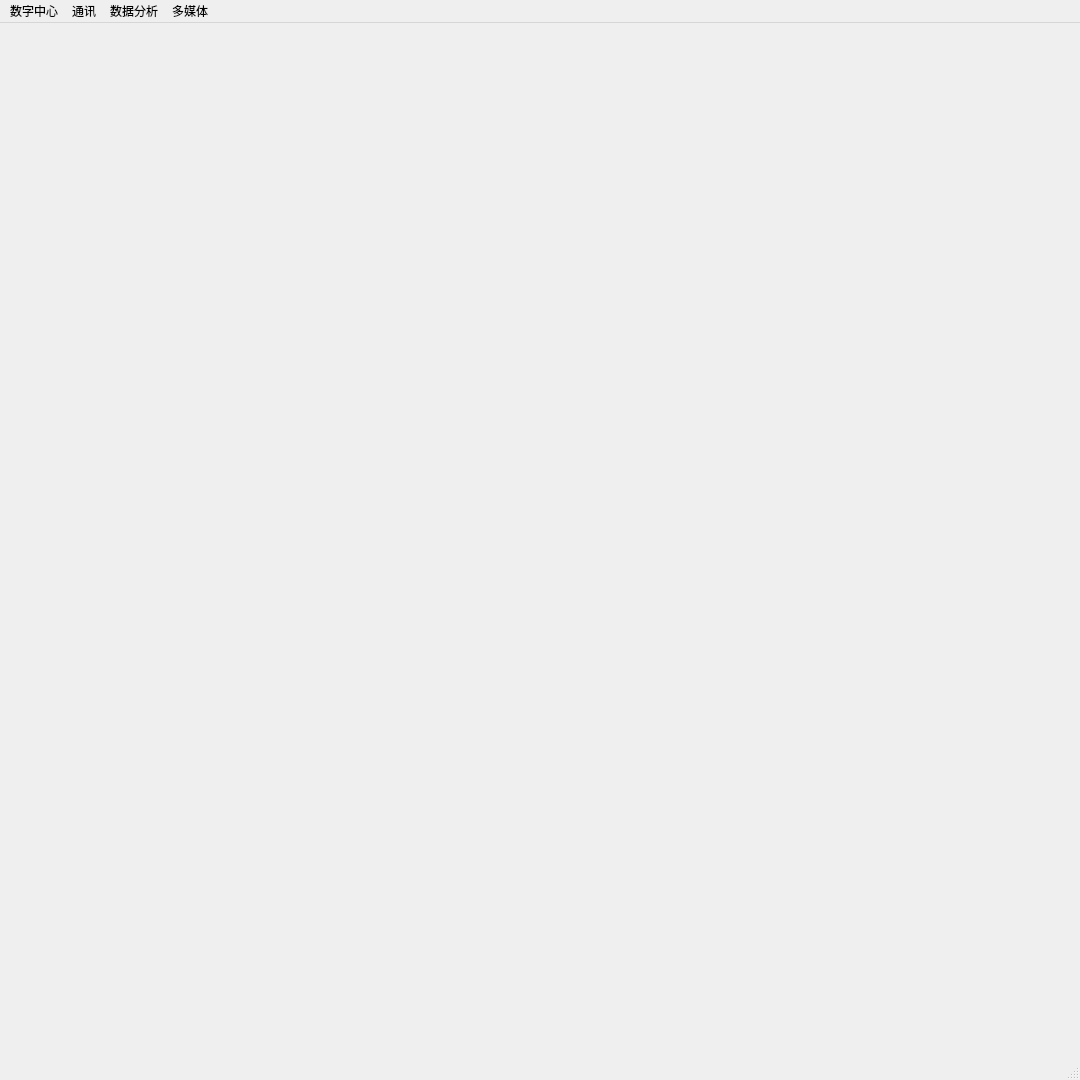
<?xml version="1.0" encoding="UTF-8"?>
<ui version="4.0">
 <class>MainWindow</class>
 <widget class="QMainWindow" name="MainWindow">
  <property name="geometry">
   <rect>
    <x>0</x>
    <y>0</y>
    <width>1080</width>
    <height>1080</height>
   </rect>
  </property>
  <property name="windowTitle">
   <string>MainWindow</string>
  </property>
  <widget class="QWidget" name="centralwidget">
   <layout class="QGridLayout" name="gridLayout">
    <item row="0" column="0">
     <widget class="QLabel" name="label">
      <property name="sizePolicy">
       <sizepolicy hsizetype="Ignored" vsizetype="Ignored">
        <horstretch>0</horstretch>
        <verstretch>0</verstretch>
       </sizepolicy>
      </property>
      <property name="text">
       <string/>
      </property>
      <property name="scaledContents">
       <bool>false</bool>
      </property>
      <property name="alignment">
       <set>Qt::AlignCenter</set>
      </property>
     </widget>
    </item>
   </layout>
  </widget>
  <widget class="QMenuBar" name="menubar">
   <property name="geometry">
    <rect>
     <x>0</x>
     <y>0</y>
     <width>1080</width>
     <height>25</height>
    </rect>
   </property>
   <widget class="QMenu" name="menu">
    <property name="title">
     <string>通讯</string>
    </property>
    <addaction name="separator"/>
    <addaction name="actionOnlineRoom"/>
    <addaction name="separator"/>
   </widget>
   <widget class="QMenu" name="menu_2">
    <property name="title">
     <string>数据分析</string>
    </property>
    <addaction name="separator"/>
    <addaction name="actionbrowser"/>
    <addaction name="separator"/>
   </widget>
   <widget class="QMenu" name="menu_3">
    <property name="title">
     <string>多媒体</string>
    </property>
    <addaction name="separator"/>
    <addaction name="actionwd_player"/>
    <addaction name="separator"/>
    <addaction name="actionimageViewer"/>
    <addaction name="separator"/>
   </widget>
   <widget class="QMenu" name="menu_4">
    <property name="title">
     <string>数字中心</string>
    </property>
    <addaction name="separator"/>
    <addaction name="actionmain_page"/>
    <addaction name="separator"/>
   </widget>
   <addaction name="menu_4"/>
   <addaction name="menu"/>
   <addaction name="menu_2"/>
   <addaction name="menu_3"/>
  </widget>
  <widget class="QStatusBar" name="statusbar">
   <property name="statusTip">
    <string/>
   </property>
   <property name="whatsThis">
    <string>与服务器连接状态</string>
   </property>
   <property name="styleSheet">
    <string notr="true"/>
   </property>
  </widget>
  <action name="actionOnlineRoom">
   <property name="text">
    <string>慧文在线聊天室</string>
   </property>
  </action>
  <action name="actionbrowser">
   <property name="text">
    <string>浏览器数据分析</string>
   </property>
  </action>
  <action name="actionwd_player">
   <property name="text">
    <string>慧文播放器</string>
   </property>
  </action>
  <action name="actionmain_page">
   <property name="text">
    <string>主页</string>
   </property>
  </action>
  <action name="actionimageViewer">
   <property name="text">
    <string>图像查看器</string>
   </property>
  </action>
 </widget>
 <resources/>
 <connections/>
 <slots>
  <slot>onWDSendClicked()</slot>
 </slots>
</ui>
